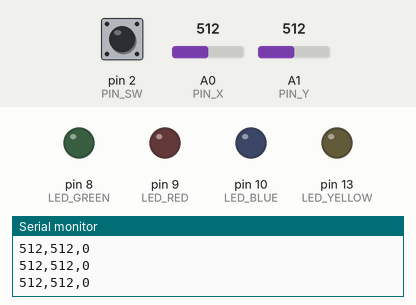
Bench run of a sketch on a simulated Arduino Uno, built with avr-gcc and run on an emulated ATmega328P. On the bench: output pins drawn as LEDs (lit = HIGH), the last lines printed to the serial monitor. The inputs (shaded band) are chosen by the test bench; at power-on: A0 (PIN_X) = 512, A1 (PIN_Y) = 512, pin 2 (PIN_SW) HIGH.

Above: at 1.2 s.
1.3 s: A0 (PIN_X) set to 365
2.8 s: A0 (PIN_X) set to 337
At 3.1 s:
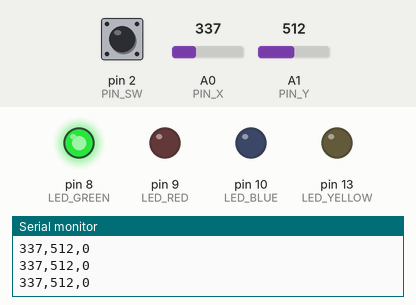
4.3 s: A1 (PIN_Y) set to 690
7.3 s: A1 (PIN_Y) set to 717
At 7.6 s:
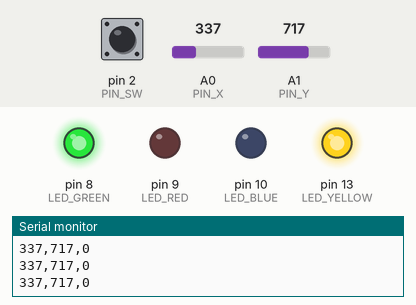
8.8 s: A0 (PIN_X) set to 1023
At 9.2 s:
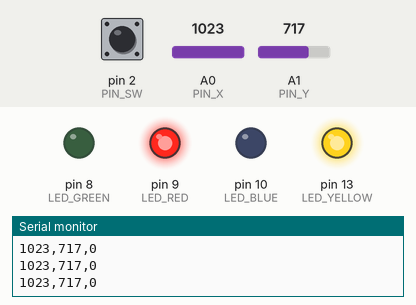
10.3 s: A1 (PIN_Y) set to 511
At 11.4 s:
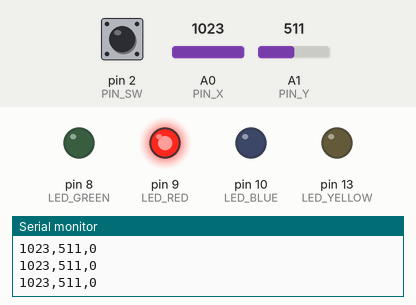
Timing chart, 0 to 12.8 s (numbered marks = the images above; inputs shaded):
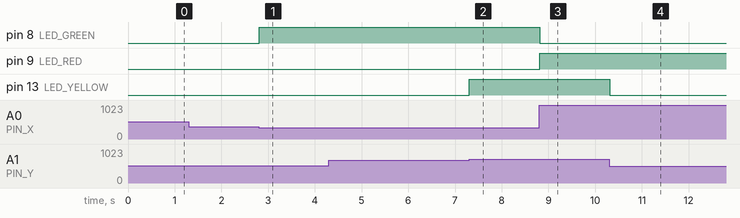

Measured:
- the behaviour switches between 350 and 349 on A0 (PIN_X) (found by bisection; images 0 and 1)
- the behaviour switches between 700 and 701 on A1 (PIN_Y) (found by bisection; images 1 and 2)
- after the input at 2.8 s, pin 8 (LED_GREEN): LOW → HIGH at once
- after the input at 7.3 s, pin 13 (LED_YELLOW): LOW → HIGH at once
- after the input at 8.8 s, pin 8 (LED_GREEN): HIGH → LOW at once; pin 9 (LED_RED): LOW → HIGH at once
- after the input at 10.3 s, pin 13 (LED_YELLOW): HIGH → LOW at once

The sketch:

hardware_test.ino
```cpp
// Hardware-only diagnostic for the tested UNO joystick and four LEDs.
// Tested direction map: A0 low=down, A0 high=up; A1 low=left, A1 high=right.
const byte PIN_X = A0;
const byte PIN_Y = A1;
const byte PIN_SW = 2;
const byte LED_GREEN = 8;   // Down
const byte LED_RED = 9;     // Up
const byte LED_BLUE = 10;   // Left
const byte LED_YELLOW = 13; // Right

void setup() {
  Serial.begin(9600);
  pinMode(PIN_SW, INPUT_PULLUP);
  pinMode(LED_GREEN, OUTPUT);
  pinMode(LED_RED, OUTPUT);
  pinMode(LED_BLUE, OUTPUT);
  pinMode(LED_YELLOW, OUTPUT);
}

void loop() {
  int x = analogRead(PIN_X);
  int y = analogRead(PIN_Y);
  int pressed = digitalRead(PIN_SW) == LOW ? 1 : 0;

  // This reproduces the already-verified physical direction-to-LED test.
  digitalWrite(LED_GREEN, x < 350 ? HIGH : LOW);   // Down
  digitalWrite(LED_RED, x > 700 ? HIGH : LOW);      // Up
  digitalWrite(LED_BLUE, y < 350 ? HIGH : LOW);     // Left
  digitalWrite(LED_YELLOW, y > 700 ? HIGH : LOW);   // Right

  Serial.print(x);
  Serial.print(',');
  Serial.print(y);
  Serial.print(',');
  Serial.println(pressed);
}
```
